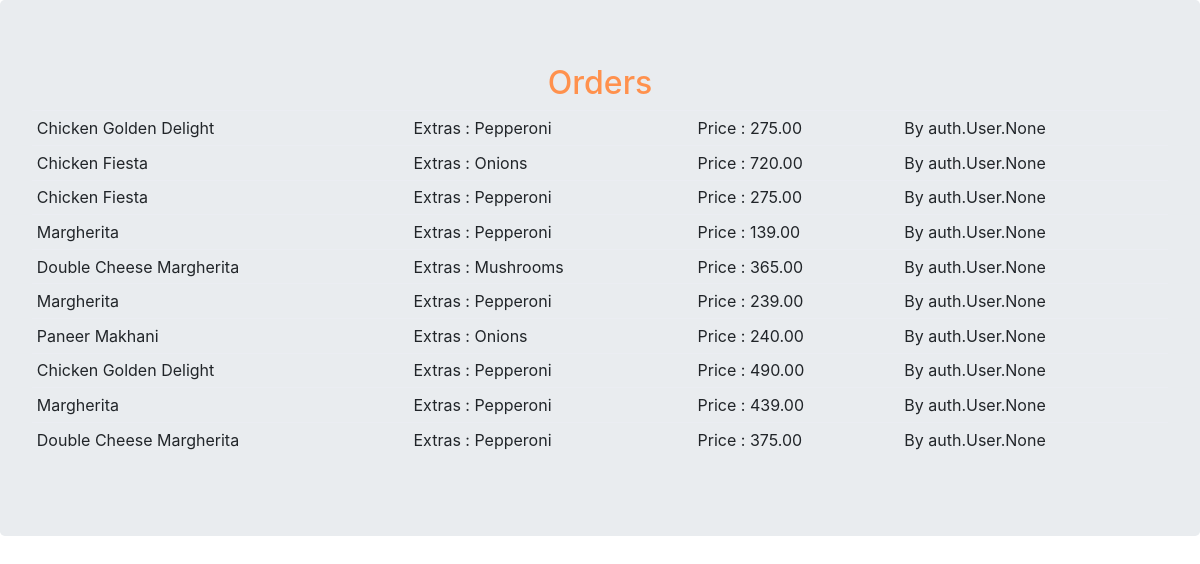
The page /view_orders on the database its author committed.
### orders/models.py (models this page shows)
class Orders(models.Model):
	item = models.CharField(max_length=64)
	price = models.DecimalField(max_digits=5,decimal_places=2)
	extras = models.CharField(max_length=64 , null=True, blank=True)
	user = models.ManyToManyField(User , related_name="customer")

### orders/views.py (the view)
# urls.py: path("view_orders" , views.view_orders)
def view_orders(request):
    orders = Orders.objects.all()
    context = {
        "orders": orders
    }
    return render(request, "orders/view_orders.html", context)

### orders/templates/orders/view_orders.html (shortened to what this page needs)
{% extends "orders/base.html" %}
{% block body %}
<center><h2>Orders</h2></center>
			<table class="table table-sm table-hover">
            {% for order in orders %}
            <tr>
                <td>{{order.item}}</td>
                <td>Extras : {{order.extras}}</td>
                <td>Price : {{order.price}}</td>
                <td>By {{order.user}}</td>
            </tr>
            {% endfor %}
        </table>
{% endblock %}

### orders/templates/orders/base.html (shortened to what this page needs)
<!DOCTYPE html>
<html>
<head>
	 <link rel="stylesheet" href="https://maxcdn.bootstrapcdn.com/bootstrap/4.0.0-beta.3/css/bootstrap.min.css">
</head>
<body>
	<div class="jumbotron">
	{% block body %}
	{% endblock %}
	</div>
</body>
</html>

### orders/templates/orders/base.html (style rules this page uses)
.table { width: 100%; margin-bottom: 1rem; color: #212529; }
.table th, .table td { padding: 0.9375rem; vertical-align: top; border-top: 1px solid #ebedf2; }
.table-sm th, .table-sm td { padding: 0.3rem; }
body { color: #FF914D; }

### rows shown on the page
Orders: item "Chicken Golden Delight", extras "Pepperoni", price "275.00", user "auth.User.None"
Orders: item "Chicken Fiesta", extras "Onions", price "720.00", user "auth.User.None"
Orders: item "Chicken Fiesta", extras "Pepperoni", price "275.00", user "auth.User.None"
Orders: item "Margherita", extras "Pepperoni", price "139.00", user "auth.User.None"
Orders: item "Double Cheese Margherita", extras "Mushrooms", price "365.00", user "auth.User.None"
Orders: item "Margherita", extras "Pepperoni", price "239.00", user "auth.User.None"
Orders: item "Paneer Makhani", extras "Onions", price "240.00", user "auth.User.None"
Orders: item "Chicken Golden Delight", extras "Pepperoni", price "490.00", user "auth.User.None"
Orders: item "Margherita", extras "Pepperoni", price "439.00", user "auth.User.None"
Orders: item "Double Cheese Margherita", extras "Pepperoni", price "375.00", user "auth.User.None"
